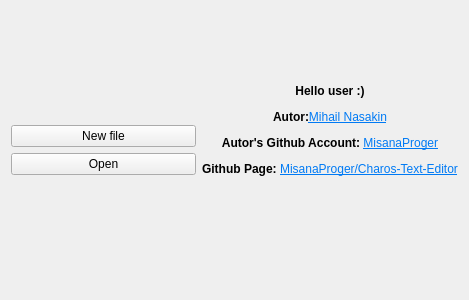
<?xml version="1.0" encoding="UTF-8"?>
<ui version="4.0">
 <class>StartPage</class>
 <widget class="QWidget" name="StartPage">
  <property name="geometry">
   <rect>
    <x>0</x>
    <y>0</y>
    <width>469</width>
    <height>300</height>
   </rect>
  </property>
  <property name="windowTitle">
   <string>Form</string>
  </property>
  <layout class="QHBoxLayout" name="horizontalLayout">
   <item>
    <layout class="QVBoxLayout" name="verticalLayout">
     <item>
      <spacer name="verticalSpacer">
       <property name="orientation">
        <enum>Qt::Vertical</enum>
       </property>
       <property name="sizeHint" stdset="0">
        <size>
         <width>20</width>
         <height>40</height>
        </size>
       </property>
      </spacer>
     </item>
     <item>
      <widget class="QPushButton" name="new_2">
       <property name="text">
        <string>New file</string>
       </property>
       <property name="icon">
        <iconset theme="document-new"/>
       </property>
      </widget>
     </item>
     <item>
      <widget class="QPushButton" name="open">
       <property name="text">
        <string>Open</string>
       </property>
       <property name="icon">
        <iconset theme="document-open"/>
       </property>
      </widget>
     </item>
     <item>
      <spacer name="verticalSpacer_2">
       <property name="orientation">
        <enum>Qt::Vertical</enum>
       </property>
       <property name="sizeHint" stdset="0">
        <size>
         <width>20</width>
         <height>40</height>
        </size>
       </property>
      </spacer>
     </item>
    </layout>
   </item>
   <item>
    <layout class="QVBoxLayout" name="verticalLayout_2">
     <item>
      <widget class="QLabel" name="label">
       <property name="text">
        <string>&lt;html&gt;&lt;head/&gt;&lt;body&gt;&lt;p align=&quot;center&quot;&gt;&lt;span style=&quot; font-weight:700;&quot;&gt;Hello user :)&lt;/span&gt;&lt;/p&gt;&lt;p align=&quot;center&quot;&gt;&lt;span style=&quot; font-weight:700;&quot;&gt;Autor:&lt;/span&gt;&lt;a href=&quot;https://github.com/MisanaProger&quot;&gt;&lt;span style=&quot; text-decoration: underline; color:#007af4;&quot;&gt;Mihail Nasakin&lt;/span&gt;&lt;/a&gt;&lt;/p&gt;&lt;p align=&quot;center&quot;&gt;&lt;span style=&quot; font-weight:700;&quot;&gt;Autor's Github Account: &lt;/span&gt;&lt;a href=&quot;https://github.com/MisanaProger&quot;&gt;&lt;span style=&quot; text-decoration: underline; color:#007af4;&quot;&gt;MisanaProger&lt;/span&gt;&lt;/a&gt;&lt;/p&gt;&lt;p align=&quot;center&quot;&gt;&lt;span style=&quot; font-weight:700;&quot;&gt;Github Page: &lt;/span&gt;&lt;a href=&quot;https://github.com/MisanaProger/Charos-Text-Editor&quot;&gt;&lt;span style=&quot; text-decoration: underline; color:#007af4;&quot;&gt;MisanaProger/Charos-Text-Editor&lt;/span&gt;&lt;/a&gt;&lt;/p&gt;&lt;p&gt;&lt;br/&gt;&lt;/p&gt;&lt;/body&gt;&lt;/html&gt;</string>
       </property>
      </widget>
     </item>
    </layout>
   </item>
  </layout>
 </widget>
 <resources/>
 <connections/>
</ui>
